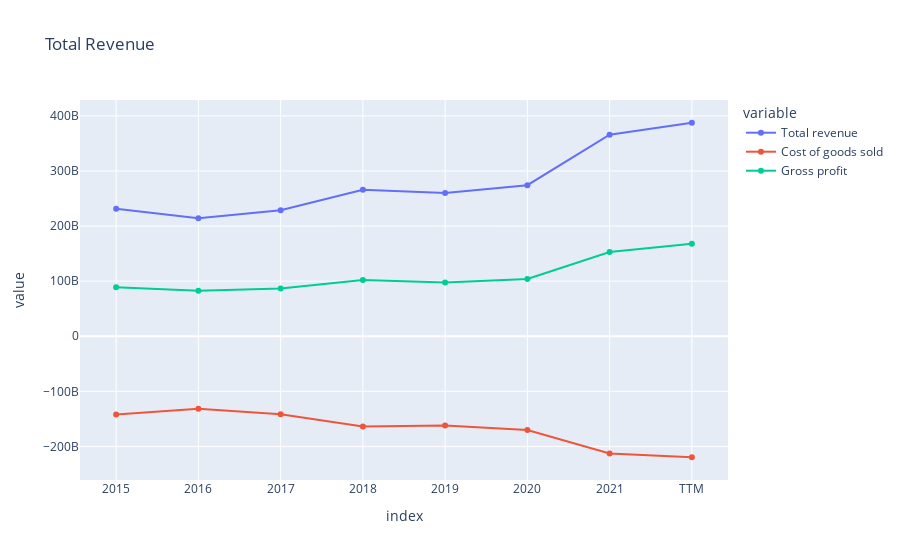
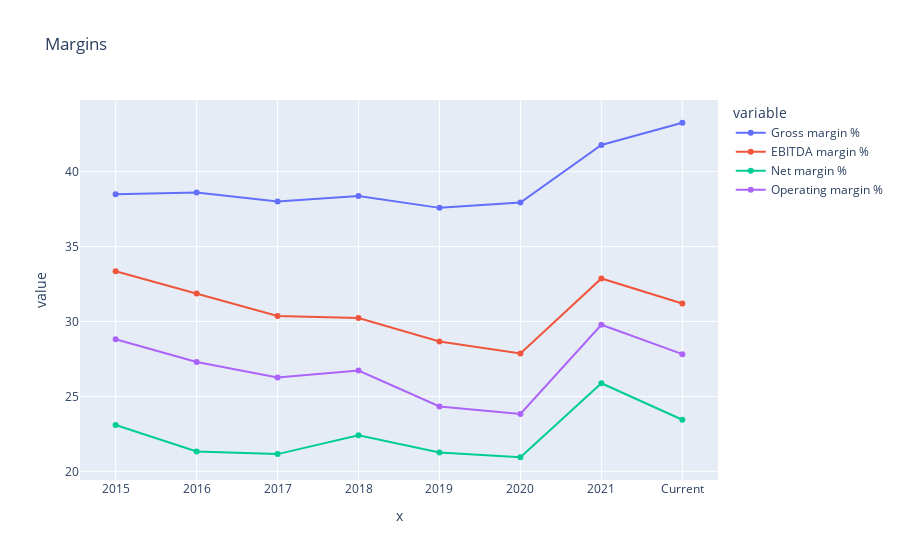
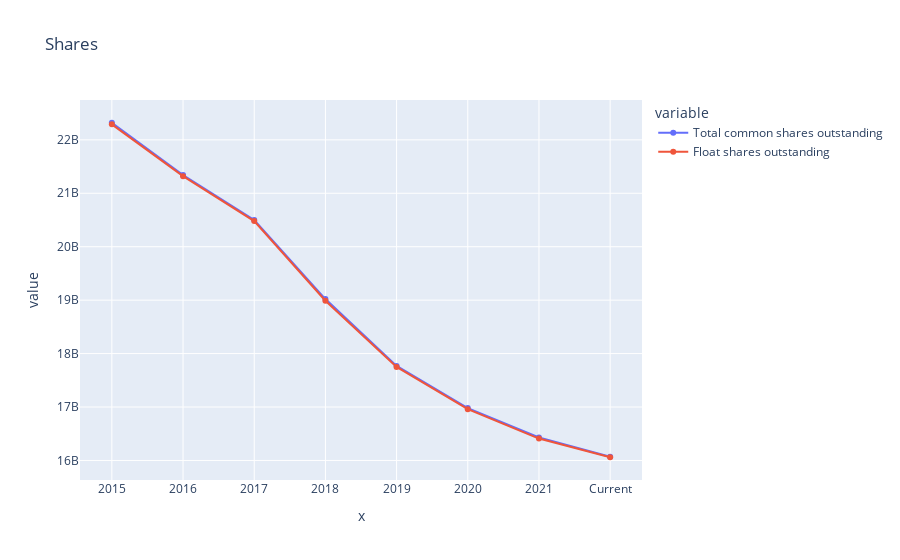
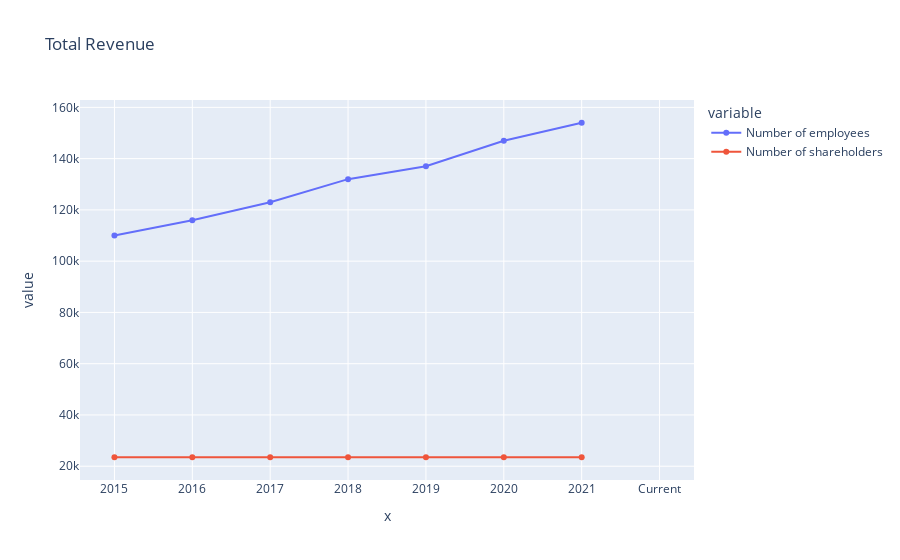

The notebook cell saved with these charts, in order:
### Code cell
df_income_statement = run_scraper.income_statement.transpose()
fig_revenue_cogs_grossProfit = px.line(df_income_statement, x=df_income_statement.index, y=['Total revenue','Cost of goods sold', 'Gross profit'], 
                title='Total Revenue', markers=True)
fig_revenue_cogs_grossProfit.show()

df_statistics = run_scraper.statistics.transpose()

fig_margins = px.line(df_statistics, x=df.index, y=['Gross margin %','EBITDA margin %', 'Net margin %', 'Operating margin %'], title='Margins', markers=True)
fig_margins.show()

fig_shares_outstanding = px.line(df_statistics, x=df.index, y=['Total common shares outstanding', 'Float shares outstanding'], title='Shares', markers=True)
fig_shares_outstanding.show()

fig_numer_of_employees_shareholders = px.line(df_statistics, x=df.index, y=['Number of employees','Number of shareholders'], title='Number of employees/shareholders', markers=True)
fig_numer_of_employees_shareholders.show()

fig_price_ratios = px.line(df_statistics, x=df.index, y=['Price to earnings ratio', 'Price to sales ratio', 'Price to cash flow ratio','Enterprise value to EBITDA ratio',
                                                        'Price to book ratio'], title='Price Ratios', markers=True)
fig_price_ratios.show()

fig_return_ratios = px.line(df_statistics, x=df.index, y=['Return on assets %', 'Return on equity %', 'Return on invested capital %'],
                             title='Return Ratios', markers=True)
fig_return_ratios.show()



# [,
#           'Enterprise value',
#         ,
#        'Current ratio', 'Inventory turnover', 'Asset turnover',
#        'Debt to assets ratio', 'Debt to equity ratio',
#        'Long term debt to total assets ratio'])
            # , 'Quick ratio'

### Figure 1 — Plotly figure (JSON) as saved in the notebook; plotly's stock layout.template omitted (floating-point values rounded to 4 significant figures)
{"data": [{"hovertemplate": "variable=Total revenue<br>index=%{x}<br>value=%{y}<extra></extra>", "legendgroup": "Total revenue", "line": {"color": "#636efa", "dash": "solid"}, "marker": {"symbol": "circle"}, "mode": "lines+markers", "name": "Total revenue", "orientation": "v", "showlegend": true, "type": "scatter", "x": ["2015", "2016", "2017", "2018", "2019", "2020", "2021", "TTM"], "xaxis": "x", "y": [231280000000, 214230000000, 228570000000, 265810000000, 260000000000.0, 274100000000.0, 365820000000, 387540000000], "yaxis": "y"}, {"hovertemplate": "variable=Cost of goods sold<br>index=%{x}<br>value=%{y}<extra></extra>", "legendgroup": "Cost of goods sold", "line": {"color": "#EF553B", "dash": "solid"}, "marker": {"symbol": "circle"}, "mode": "lines+markers", "name": "Cost of goods sold", "orientation": "v", "showlegend": true, "type": "scatter", "x": ["2015", "2016", "2017", "2018", "2019", "2020", "2021", "TTM"], "xaxis": "x", "y": [-142260000000, -131500000000.0, -141700000000, -163830000000, -162260000000, -170140000000, -212980000000, -219680000000], "yaxis": "y"}, {"hovertemplate": "variable=Gross profit<br>index=%{x}<br>value=%{y}<extra></extra>", "legendgroup": "Gross profit", "line": {"color": "#00cc96", "dash": "solid"}, "marker": {"symbol": "circle"}, "mode": "lines+markers", "name": "Gross profit", "orientation": "v", "showlegend": true, "type": "scatter", "x": ["2015", "2016", "2017", "2018", "2019", "2020", "2021", "TTM"], "xaxis": "x", "y": [89030000000, 82720000000, 86870000000, 101980000000, 97700000000, 104010000000, 152840000000, 167860000000], "yaxis": "y"}], "layout": {"legend": {"title": {"text": "variable"}, "tracegroupgap": 0}, "title": {"text": "Total Revenue"}, "xaxis": {"anchor": "y", "domain": [0, 1], "title": {"text": "index"}}, "yaxis": {"anchor": "x", "domain": [0, 1], "title": {"text": "value"}}}}

### Figure 2 — Plotly figure (JSON) as saved in the notebook; plotly's stock layout.template omitted (floating-point values rounded to 4 significant figures)
{"data": [{"hovertemplate": "variable=Gross margin %<br>x=%{x}<br>value=%{y}<extra></extra>", "legendgroup": "Gross margin %", "line": {"color": "#636efa", "dash": "solid"}, "marker": {"symbol": "circle"}, "mode": "lines+markers", "name": "Gross margin %", "orientation": "v", "showlegend": true, "type": "scatter", "x": ["2015", "2016", "2017", "2018", "2019", "2020", "2021", "Current"], "xaxis": "x", "y": [38.49, 38.61, 38.01, 38.37, 37.58, 37.94, 41.78, 43.26], "yaxis": "y"}, {"hovertemplate": "variable=EBITDA margin %<br>x=%{x}<br>value=%{y}<extra></extra>", "legendgroup": "EBITDA margin %", "line": {"color": "#EF553B", "dash": "solid"}, "marker": {"symbol": "circle"}, "mode": "lines+markers", "name": "EBITDA margin %", "orientation": "v", "showlegend": true, "type": "scatter", "x": ["2015", "2016", "2017", "2018", "2019", "2020", "2021", "Current"], "xaxis": "x", "y": [33.35, 31.87, 30.37, 30.23, 28.67, 27.87, 32.87, 31.2], "yaxis": "y"}, {"hovertemplate": "variable=Net margin %<br>x=%{x}<br>value=%{y}<extra></extra>", "legendgroup": "Net margin %", "line": {"color": "#00cc96", "dash": "solid"}, "marker": {"symbol": "circle"}, "mode": "lines+markers", "name": "Net margin %", "orientation": "v", "showlegend": true, "type": "scatter", "x": ["2015", "2016", "2017", "2018", "2019", "2020", "2021", "Current"], "xaxis": "x", "y": [23.09, 21.33, 21.15, 22.4, 21.25, 20.94, 25.88, 23.44], "yaxis": "y"}, {"hovertemplate": "variable=Operating margin %<br>x=%{x}<br>value=%{y}<extra></extra>", "legendgroup": "Operating margin %", "line": {"color": "#ab63fa", "dash": "solid"}, "marker": {"symbol": "circle"}, "mode": "lines+markers", "name": "Operating margin %", "orientation": "v", "showlegend": true, "type": "scatter", "x": ["2015", "2016", "2017", "2018", "2019", "2020", "2021", "Current"], "xaxis": "x", "y": [28.81, 27.3, 26.26, 26.73, 24.33, 23.83, 29.78, 27.82], "yaxis": "y"}], "layout": {"legend": {"title": {"text": "variable"}, "tracegroupgap": 0}, "title": {"text": "Margins"}, "xaxis": {"anchor": "y", "domain": [0, 1], "title": {"text": "x"}}, "yaxis": {"anchor": "x", "domain": [0, 1], "title": {"text": "value"}}}}

### Figure 3 — Plotly figure (JSON) as saved in the notebook; plotly's stock layout.template omitted (floating-point values rounded to 4 significant figures)
{"data": [{"hovertemplate": "variable=Total common shares outstanding<br>x=%{x}<br>value=%{y}<extra></extra>", "legendgroup": "Total common shares outstanding", "line": {"color": "#636efa", "dash": "solid"}, "marker": {"symbol": "circle"}, "mode": "lines+markers", "name": "Total common shares outstanding", "orientation": "v", "showlegend": true, "type": "scatter", "x": ["2015", "2016", "2017", "2018", "2019", "2020", "2021", "Current"], "xaxis": "x", "y": [22320000000, 21340000000, 20500000000, 19020000000, 17770000000, 16980000000, 16430000000, 16070000000], "yaxis": "y"}, {"hovertemplate": "variable=Float shares outstanding<br>x=%{x}<br>value=%{y}<extra></extra>", "legendgroup": "Float shares outstanding", "line": {"color": "#EF553B", "dash": "solid"}, "marker": {"symbol": "circle"}, "mode": "lines+markers", "name": "Float shares outstanding", "orientation": "v", "showlegend": true, "type": "scatter", "x": ["2015", "2016", "2017", "2018", "2019", "2020", "2021", "Current"], "xaxis": "x", "y": [22290000000, 21320000000, 20480000000, 18990000000, 17750000000, 16960000000, 16410000000, 16060000000.0], "yaxis": "y"}], "layout": {"legend": {"title": {"text": "variable"}, "tracegroupgap": 0}, "title": {"text": "Shares"}, "xaxis": {"anchor": "y", "domain": [0, 1], "title": {"text": "x"}}, "yaxis": {"anchor": "x", "domain": [0, 1], "title": {"text": "value"}}}}

### Figure 4 — Plotly figure (JSON) as saved in the notebook; plotly's stock layout.template omitted (floating-point values rounded to 4 significant figures)
{"data": [{"hovertemplate": "variable=Number of employees<br>x=%{x}<br>value=%{y}<extra></extra>", "legendgroup": "Number of employees", "line": {"color": "#636efa", "dash": "solid"}, "marker": {"symbol": "circle"}, "mode": "lines+markers", "name": "Number of employees", "orientation": "v", "showlegend": true, "type": "scatter", "x": ["2015", "2016", "2017", "2018", "2019", "2020", "2021", "Current"], "xaxis": "x", "y": [110000, 116000, 123000, 132000, 137000, 147000, 154000, null], "yaxis": "y"}, {"hovertemplate": "variable=Number of shareholders<br>x=%{x}<br>value=%{y}<extra></extra>", "legendgroup": "Number of shareholders", "line": {"color": "#EF553B", "dash": "solid"}, "marker": {"symbol": "circle"}, "mode": "lines+markers", "name": "Number of shareholders", "orientation": "v", "showlegend": true, "type": "scatter", "x": ["2015", "2016", "2017", "2018", "2019", "2020", "2021", "Current"], "xaxis": "x", "y": [23500, 23500, 23500, 23500, 23500, 23500, 23500, null], "yaxis": "y"}], "layout": {"legend": {"title": {"text": "variable"}, "tracegroupgap": 0}, "title": {"text": "Total Revenue"}, "xaxis": {"anchor": "y", "domain": [0, 1], "title": {"text": "x"}}, "yaxis": {"anchor": "x", "domain": [0, 1], "title": {"text": "value"}}}}
